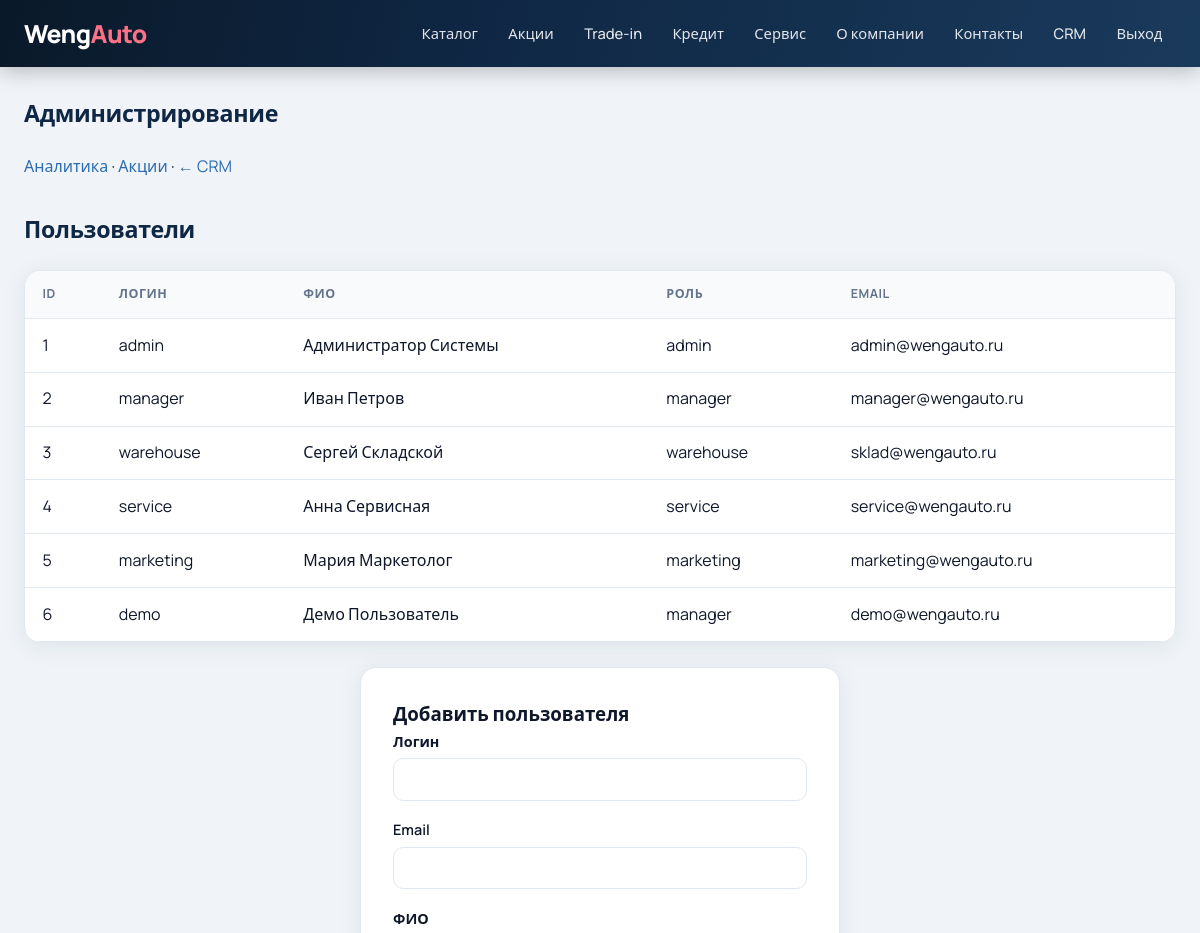
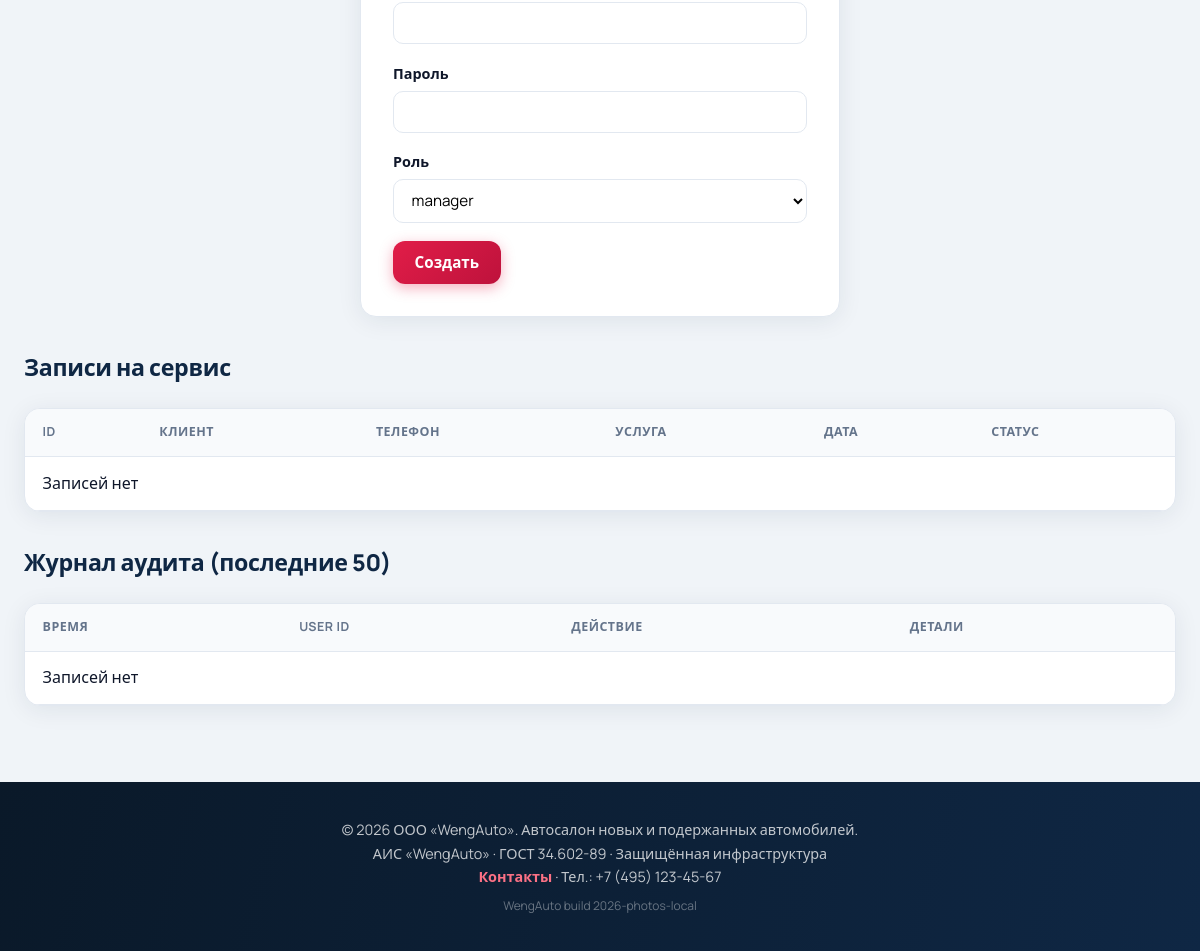
Page /admin/ (signed in) on the committed database (2 pictures, top to bottom).
### models.py (models this page shows, shortened)
class User(UserMixin, db.Model):
    __tablename__ = 'users'
    id = db.Column(db.Integer, primary_key=True)
    username = db.Column(db.String(80), unique=True, nullable=False)
    email = db.Column(db.String(120), unique=True, nullable=False)
    password_hash = db.Column(db.String(256), nullable=False)
    full_name = db.Column(db.String(150))
    role = db.Column(db.String(50), nullable=False, default='manager')  # admin, manager, warehouse, service, marketing, client
    is_active = db.Column(db.Boolean, default=True)
    created_at = db.Column(db.DateTime, default=datetime.utcnow)

### modules/admin.py (the view)
@admin_bp.route('/')
@login_required
@role_required('admin')
def index():
    users = User.query.all()
    logs = AuditLog.query.order_by(AuditLog.created_at.desc()).limit(50).all()
    bookings = ServiceBooking.query.order_by(ServiceBooking.created_at.desc()).limit(20).all()
    return render_template('admin/index.html', users=users, logs=logs, bookings=bookings)

### modules/auth.py (called while the page is built, shortened)
def role_required(*roles):
    def decorator(f):
        @wraps(f)
        def wrapped(*args, **kwargs):
            if not current_user.is_authenticated:
                return redirect(url_for('auth.login', next=request.path))
            if not current_user.is_active:
                logout_user()
                flash('Учётная запись отключена', 'danger')
                return redirect(url_for('auth.login'))
            return f(*args, **kwargs)
        return wrapped
    return decorator

### modules/security.py (called while the page is built)
def is_blocked_user_agent(ua: str) -> bool:
    if not ua or len(ua) < 10:
        return True
    low = ua.lower()
    allowed = current_app.config.get('ALLOWED_BOT_UA', [])
    if any(a in low for a in allowed):
        return False
    blocked = current_app.config.get('BLOCKED_UA_SUBSTRINGS', [])
    return any(b in low for b in blocked)

def looks_like_scraper() -> bool:
    ua = request.headers.get('User-Agent', '')
    if is_blocked_user_agent(ua):
        return True
    if not ua:
        return True
    accept = request.headers.get('Accept', '')
    if request.method == 'GET' and request.path not in ('/robots.txt', '/sitemap.xml'):
        if not accept:
            return True
        if 'text/html' not in accept and '*/*' not in accept and 'application/json' in accept:
            if not request.path.startswith('/api/'):
                return True
    if request.method == 'GET' and not request.path.startswith('/api/'):
        if not request.headers.get('Accept-Language') and 'mozilla' not in ua.lower():
            return True
    return False

def anti_bot_middleware():
    if request.path.startswith('/static/'):
        return None
    if looks_like_scraper():
        abort(403)
    return None

### templates/admin/index.html (shortened to what this page needs)
{% extends "base.html" %}
{% block content %}
<h1 class="section-title">Администрирование</h1>
<p><a href="{{ url_for('admin.analytics') }}">Аналитика</a> · <a href="{{ url_for('admin.promos') }}">Акции</a> · <a href="{{ url_for('crm.dashboard') }}">← CRM</a></p>
<h2 class="section-title" style="margin-top: 2rem;">Пользователи</h2>
<div class="table-wrap">
  <table>
    <thead><tr><th>ID</th><th>Логин</th><th>ФИО</th><th>Роль</th><th>Email</th></tr></thead>
    <tbody>
      {% for u in users %}
      <tr>
        <td>{{ u.id }}</td>
        <td>{{ u.username }}</td>
        <td>{{ u.full_name or '—' }}</td>
        <td>{{ u.role }}</td>
        <td>{{ u.email }}</td>
      </tr>
      {% endfor %}
    </tbody>
  </table>
</div>
<div class="form-card" style="margin-top: 1.5rem; max-width: 480px;">
  <h3>Добавить пользователя</h3>
  <form method="post" action="{{ url_for('admin.add_user') }}">
    <div class="form-group"><label>Логин</label><input name="username" required></div>
    <div class="form-group"><label>Email</label><input name="email" type="email" required></div>
    <div class="form-group"><label>ФИО</label><input name="full_name"></div>
    <div class="form-group"><label>Пароль</label><input name="password" type="password" required></div>
    <div class="form-group">
      <label>Роль</label>
      <select name="role">
        <option value="manager">manager</option>
      </select>
    </div>
    <button type="submit" class="btn btn-primary">Создать</button>
  </form>
</div>
<h2 class="section-title" style="margin-top: 2rem;">Записи на сервис</h2>
<div class="table-wrap">
  <table>
    <thead><tr><th>ID</th><th>Клиент</th><th>Телефон</th><th>Услуга</th><th>Дата</th><th>Статус</th></tr></thead>
    <tbody>
      {% for b in bookings %}
      <tr>
        <td>{{ b.id }}</td>
        <td>{{ b.client_name }}</td>
        <td>{{ b.phone }}</td>
        <td>{{ b.service_type }}</td>
        <td>{{ b.preferred_date.strftime('%d.%m.%Y %H:%M') if b.preferred_date else '—' }}</td>
        <td>{{ b.status }}</td>
      </tr>
      {% else %}
      <tr><td colspan="6">Записей нет</td></tr>
      {% endfor %}
    </tbody>
  </table>
</div>
<h2 class="section-title" style="margin-top: 2rem;">Журнал аудита (последние 50)</h2>
<div class="table-wrap">
  <table>
    <thead><tr><th>Время</th><th>User ID</th><th>Действие</th><th>Детали</th></tr></thead>
    <tbody>
      {% for log in logs %}
      <tr>
        <td>{{ log.created_at.strftime('%d.%m.%Y %H:%M') }}</td>
        <td>{{ log.user_id or '—' }}</td>
        <td>{{ log.action }}</td>
        <td>{{ log.details or '' }}</td>
      </tr>
      {% else %}
      <tr><td colspan="4">Записей нет</td></tr>
      {% endfor %}
    </tbody>
  </table>
</div>
{% endblock %}

### static/css/style.css (style rules this page uses)
:root { --primary: #0f2744; --primary-mid: #1a3a5c; --primary-light: #2b6cb0; --accent: #e11d48; --accent-hover: #be123c; --gold: #d4a017; --success: #059669; --bg: #f0f4f8; --card: #ffffff; --text: #0f172a; --muted: #64748b; --border: #e2e8f0; --radius: 16px; --shadow: 0 4px 24px rgba(15, 39, 68, 0.08); --shadow-lg: 0 12px 40px rgba(15, 39, 68, 0.14); }
* { box-sizing: border-box; margin: 0; padding: 0; }
body { font-family: 'Manrope', system-ui, sans-serif; background: var(--bg); color: var(--text); line-height: 1.6; min-height: 100vh; display: flex; flex-direction: column; }
a { color: var(--primary-light); text-decoration: none; transition: color 0.2s; }
.btn { display: inline-flex; align-items: center; justify-content: center; gap: 0.4rem; padding: 0.7rem 1.35rem; border-radius: 12px; font-weight: 700; font-size: 0.95rem; border: none; cursor: pointer; transition: transform 0.15s, box-shadow 0.2s, background 0.2s; font-family: inherit; }
.btn-primary { background: linear-gradient(135deg, #e11d48, #be123c); color: #fff; box-shadow: 0 4px 14px rgba(225, 29, 72, 0.35); }
.section-title { font-size: 1.45rem; font-weight: 800; margin-bottom: 1.35rem; color: var(--primary); letter-spacing: -0.3px; display: flex; align-items: center; gap: 0.5rem; }
.filters input, .filters select, .form-group input, .form-group select, .form-group textarea { width: 100%; padding: 0.6rem 0.85rem; border: 1.5px solid var(--border); border-radius: 10px; font-size: 0.95rem; font-family: inherit; transition: border-color 0.2s, box-shadow 0.2s; background: #fff; }
.form-card { background: var(--card); padding: 2rem; border-radius: var(--radius); box-shadow: var(--shadow); max-width: 520px; margin: 0 auto; border: 1px solid var(--border); }
.form-group { margin-bottom: 1.1rem; }
.form-group label { display: block; font-weight: 600; margin-bottom: 0.35rem; font-size: 0.9rem; color: var(--text); }
.table-wrap { overflow-x: auto; background: var(--card); border-radius: var(--radius); box-shadow: var(--shadow); border: 1px solid var(--border); }
table { width: 100%; border-collapse: collapse; }
th, td { padding: 0.85rem 1.1rem; text-align: left; border-bottom: 1px solid var(--border); }
th { background: #f8fafc; font-weight: 700; font-size: 0.78rem; text-transform: uppercase; letter-spacing: 0.04em; color: var(--muted); }

### rows in the picture
User: id "1", username "admin", full_name "Администратор Системы", role "admin", email "admin@wengauto.ru"
User: id "2", username "manager", full_name "Иван Петров", role "manager", email "manager@wengauto.ru"
User: id "3", username "warehouse", full_name "Сергей Складской", role "warehouse", email "sklad@wengauto.ru"
User: id "4", username "service", full_name "Анна Сервисная", role "service", email "service@wengauto.ru"
User: id "5", username "marketing", full_name "Мария Маркетолог", role "marketing", email "marketing@wengauto.ru"
User: id "6", username "demo", full_name "Демо Пользователь", role "manager", email "demo@wengauto.ru"
